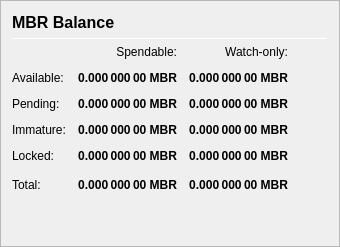
                   <widget class="QFrame" name="frame_Balances">
                    <property name="frameShape">
                     <enum>QFrame::StyledPanel</enum>
                    </property>
                    <property name="frameShadow">
                     <enum>QFrame::Raised</enum>
                    </property>
                    <layout class="QVBoxLayout" name="verticalLayout_4">
                     <item>
                      <layout class="QHBoxLayout" name="horizontalLayout_4">
                       <item>
                        <widget class="QLabel" name="label_5">
                         <property name="minimumSize">
                          <size>
                           <width>0</width>
                           <height>20</height>
                          </size>
                         </property>
                         <property name="font">
                          <font>
                           <pointsize>12</pointsize>
                           <weight>75</weight>
                           <bold>true</bold>
                          </font>
                         </property>
                         <property name="text">
                          <string>MBR Balance</string>
                         </property>
                        </widget>
                       </item>
                       <!-- <item>
                        <widget class="QLabel" name="labelMBRPercent">
                         <property name="text">
                          <string notr="true">0 %</string>
                         </property>
                        </widget>
                       </item> -->
                       <item>
                        <spacer name="horizontalSpacer_3">
                         <property name="orientation">
                          <enum>Qt::Horizontal</enum>
                         </property>
                         <property name="sizeHint" stdset="0">
                          <size>
                           <width>40</width>
                           <height>20</height>
                          </size>
                         </property>
                        </spacer>
                       </item>
                      </layout>
                     </item>
                     <item>
                      <widget class="Line" name="line_Balance">
                       <property name="minimumSize">
                        <size>
                         <width>0</width>
                         <height>1</height>
                        </size>
                       </property>
                       <property name="maximumSize">
                        <size>
                         <width>16777215</width>
                         <height>1</height>
                        </size>
                       </property>
                       <property name="orientation">
                        <enum>Qt::Horizontal</enum>
                       </property>
                      </widget>
                     </item>
                     <item>
                      <layout class="QGridLayout" name="gridLayout">
                       <property name="spacing">
                        <number>12</number>
                       </property>
                       <item row="0" column="1">
                        <widget class="QLabel" name="labelSpendable">
                         <property name="text">
                          <string>Spendable:</string>
                         </property>
                         <property name="alignment">
                          <set>Qt::AlignRight|Qt::AlignTrailing|Qt::AlignVCenter</set>
                         </property>
                        </widget>
                       </item>
                       <item row="0" column="2">
                        <widget class="QLabel" name="labelWatchonly">
                         <property name="text">
                          <string>Watch-only:</string>
                         </property>
                         <property name="alignment">
                          <set>Qt::AlignRight|Qt::AlignTrailing|Qt::AlignVCenter</set>
                         </property>
                        </widget>
                       </item>
                       <item row="1" column="0">
                        <widget class="QLabel" name="labelBalanceText">
                         <property name="text">
                          <string>Available:</string>
                         </property>
                        </widget>
                       </item>
                       <item row="1" column="1">
                        <widget class="QLabel" name="labelBalance">
                         <property name="font">
                          <font>
                           <weight>75</weight>
                           <bold>true</bold>
                          </font>
                         </property>
                         <property name="cursor">
                          <cursorShape>IBeamCursor</cursorShape>
                         </property>
                         <property name="toolTip">
                          <string>Your current spendable balance</string>
                         </property>
                         <property name="text">
                          <string notr="true">0.000 000 00 MBR</string>
                         </property>
                         <property name="alignment">
                          <set>Qt::AlignRight|Qt::AlignTrailing|Qt::AlignVCenter</set>
                         </property>
                         <property name="textInteractionFlags">
                          <set>Qt::LinksAccessibleByMouse|Qt::TextSelectableByKeyboard|Qt::TextSelectableByMouse</set>
                         </property>
                        </widget>
                       </item>
                       <item row="1" column="2">
                        <widget class="QLabel" name="labelWatchAvailable">
                         <property name="font">
                          <font>
                           <weight>75</weight>
                           <bold>true</bold>
                          </font>
                         </property>
                         <property name="cursor">
                          <cursorShape>IBeamCursor</cursorShape>
                         </property>
                         <property name="toolTip">
                          <string>Your current balance in watch-only addresses</string>
                         </property>
                         <property name="text">
                          <string notr="true">0.000 000 00 MBR</string>
                         </property>
                         <property name="alignment">
                          <set>Qt::AlignRight|Qt::AlignTrailing|Qt::AlignVCenter</set>
                         </property>
                         <property name="textInteractionFlags">
                          <set>Qt::LinksAccessibleByMouse|Qt::TextSelectableByKeyboard|Qt::TextSelectableByMouse</set>
                         </property>
                        </widget>
                       </item>
                       <item row="2" column="0">
                        <widget class="QLabel" name="labelPendingText">
                         <property name="text">
                          <string>Pending:</string>
                         </property>
                        </widget>
                       </item>
                       <item row="2" column="1">
                        <widget class="QLabel" name="labelUnconfirmed">
                         <property name="font">
                          <font>
                           <weight>75</weight>
                           <bold>true</bold>
                          </font>
                         </property>
                         <property name="cursor">
                          <cursorShape>IBeamCursor</cursorShape>
                         </property>
                         <property name="toolTip">
                          <string>Total of transactions that have yet to be confirmed, and do not yet count toward the spendable balance</string>
                         </property>
                         <property name="text">
                          <string notr="true">0.000 000 00 MBR</string>
                         </property>
                         <property name="alignment">
                          <set>Qt::AlignRight|Qt::AlignTrailing|Qt::AlignVCenter</set>
                         </property>
                         <property name="textInteractionFlags">
                          <set>Qt::LinksAccessibleByMouse|Qt::TextSelectableByKeyboard|Qt::TextSelectableByMouse</set>
                         </property>
                        </widget>
                       </item>
                       <item row="2" column="2">
                        <widget class="QLabel" name="labelWatchPending">
                         <property name="font">
                          <font>
                           <weight>75</weight>
                           <bold>true</bold>
                          </font>
                         </property>
                         <property name="cursor">
                          <cursorShape>IBeamCursor</cursorShape>
                         </property>
                         <property name="toolTip">
                          <string>Unconfirmed transactions to watch-only addresses</string>
                         </property>
                         <property name="text">
                          <string notr="true">0.000 000 00 MBR</string>
                         </property>
                         <property name="alignment">
                          <set>Qt::AlignRight|Qt::AlignTrailing|Qt::AlignVCenter</set>
                         </property>
                         <property name="textInteractionFlags">
                          <set>Qt::LinksAccessibleByMouse|Qt::TextSelectableByKeyboard|Qt::TextSelectableByMouse</set>
                         </property>
                        </widget>
                       </item>
                       <item row="3" column="0">
                        <widget class="QLabel" name="labelImmatureText">
                         <property name="text">
                          <string>Immature:</string>
                         </property>
                        </widget>
                       </item>
                       <item row="3" column="1">
                        <widget class="QLabel" name="labelImmature">
                         <property name="font">
                          <font>
                           <weight>75</weight>
                           <bold>true</bold>
                          </font>
                         </property>
                         <property name="cursor">
                          <cursorShape>IBeamCursor</cursorShape>
                         </property>
                         <property name="toolTip">
                          <string>Staked or masternode rewards that has not yet matured</string>
                         </property>
                         <property name="text">
                          <string notr="true">0.000 000 00 MBR</string>
                         </property>
                         <property name="alignment">
                          <set>Qt::AlignRight|Qt::AlignTrailing|Qt::AlignVCenter</set>
                         </property>
                         <property name="textInteractionFlags">
                          <set>Qt::LinksAccessibleByMouse|Qt::TextSelectableByKeyboard|Qt::TextSelectableByMouse</set>
                         </property>
                        </widget>
                       </item>
                       <item row="3" column="2">
                        <widget class="QLabel" name="labelWatchImmature">
                         <property name="font">
                          <font>
                           <weight>75</weight>
                           <bold>true</bold>
                          </font>
                         </property>
                         <property name="cursor">
                          <cursorShape>IBeamCursor</cursorShape>
                         </property>
                         <property name="toolTip">
                          <string>Staked or masternode rewards in watch-only addresses that has not yet matured</string>
                         </property>
                         <property name="text">
                          <string notr="true">0.000 000 00 MBR</string>
                         </property>
                         <property name="alignment">
                          <set>Qt::AlignRight|Qt::AlignTrailing|Qt::AlignVCenter</set>
                         </property>
                         <property name="textInteractionFlags">
                          <set>Qt::LinksAccessibleByMouse|Qt::TextSelectableByKeyboard|Qt::TextSelectableByMouse</set>
                         </property>
                        </widget>
                       </item>
                       <item row="4" column="0">
                        <widget class="QLabel" name="labelLockedBalanceText">
                         <property name="toolTip">
                          <string>Locked MBR or Masternode collaterals. These are excluded from zMBR minting.</string>
                         </property>
                         <property name="text">
                          <string>Locked:</string>
                         </property>
                        </widget>
                       </item>
                       <item row="4" column="1">
                        <widget class="QLabel" name="labelLockedBalance">
                         <property name="font">
                          <font>
                           <weight>75</weight>
                           <bold>true</bold>
                          </font>
                         </property>
                         <property name="cursor">
                          <cursorShape>IBeamCursor</cursorShape>
                         </property>
                         <property name="toolTip">
                          <string>Locked MBR or Masternode collaterals. These are excluded from zMBR minting.</string>
                         </property>
                         <property name="text">
                          <string notr="true">0.000 000 00 MBR</string>
                         </property>
                         <property name="alignment">
                          <set>Qt::AlignRight|Qt::AlignTrailing|Qt::AlignVCenter</set>
                         </property>
                         <property name="textInteractionFlags">
                          <set>Qt::LinksAccessibleByMouse|Qt::TextSelectableByKeyboard|Qt::TextSelectableByMouse</set>
                         </property>
                        </widget>
                       </item>
                       <item row="4" column="2">
                        <widget class="QLabel" name="labelWatchLocked">
                         <property name="font">
                          <font>
                           <weight>75</weight>
                           <bold>true</bold>
                          </font>
                         </property>
                         <property name="cursor">
                          <cursorShape>IBeamCursor</cursorShape>
                         </property>
                         <property name="toolTip">
                          <string>Current locked balance in watch-only addresses</string>
                         </property>
                         <property name="text">
                          <string notr="true">0.000 000 00 MBR</string>
                         </property>
                         <property name="alignment">
                          <set>Qt::AlignRight|Qt::AlignTrailing|Qt::AlignVCenter</set>
                         </property>
                         <property name="textInteractionFlags">
                          <set>Qt::LinksAccessibleByMouse|Qt::TextSelectableByKeyboard|Qt::TextSelectableByMouse</set>
                         </property>
                        </widget>
                       </item>
                       <item row="5" column="0">
                        <widget class="QLabel" name="labelTotalText">
                         <property name="text">
                          <string>Total:</string>
                         </property>
                         <property name="toolTip">
                          <string>Your current Moonbridge balance, unconfirmed and immature transactions included</string>
                         </property>
                        </widget>
                       </item>
                       <item row="5" column="1">
                        <widget class="QLabel" name="labelTotal">
                         <property name="font">
                          <font>
                           <weight>75</weight>
                           <bold>true</bold>
                          </font>
                         </property>
                         <property name="cursor">
                          <cursorShape>IBeamCursor</cursorShape>
                         </property>
                         <property name="toolTip">
                          <string>Your current Moonbridge balance, unconfirmed and immature transactions included</string>
                         </property>
                         <property name="text">
                          <string notr="true">0.000 000 00 MBR</string>
                         </property>
                         <property name="alignment">
                          <set>Qt::AlignRight|Qt::AlignTrailing|Qt::AlignVCenter</set>
                         </property>
                         <property name="textInteractionFlags">
                          <set>Qt::LinksAccessibleByMouse|Qt::TextSelectableByKeyboard|Qt::TextSelectableByMouse</set>
                         </property>
                        </widget>
                       </item>
                       <item row="5" column="2">
                        <widget class="QLabel" name="labelWatchTotal">
                         <property name="font">
                          <font>
                           <weight>75</weight>
                           <bold>true</bold>
                          </font>
                         </property>
                         <property name="cursor">
                          <cursorShape>IBeamCursor</cursorShape>
                         </property>
                         <property name="toolTip">
                          <string>Current total balance in watch-only addresses</string>
                         </property>
                         <property name="text">
                          <string notr="true">0.000 000 00 MBR</string>
                         </property>
                         <property name="alignment">
                          <set>Qt::AlignRight|Qt::AlignTrailing|Qt::AlignVCenter</set>
                         </property>
                         <property name="textInteractionFlags">
                          <set>Qt::LinksAccessibleByMouse|Qt::TextSelectableByKeyboard|Qt::TextSelectableByMouse</set>
                         </property>
                        </widget>
                       </item>
                       <item row="5" column="3">
                        <spacer name="horizontalSpacer_9">
                         <property name="orientation">
                          <enum>Qt::Horizontal</enum>
                         </property>
                         <property name="sizeHint" stdset="0">
                          <size>
                           <width>40</width>
                           <height>20</height>
                          </size>
                         </property>
                        </spacer>
                       </item>
                      </layout>
                     </item>
                     <item>
                      <spacer name="verticalSpacer_3">
                       <property name="orientation">
                        <enum>Qt::Vertical</enum>
                       </property>
                       <property name="sizeHint" stdset="0">
                        <size>
                         <width>20</width>
                         <height>40</height>
                        </size>
                       </property>
                      </spacer>
                     </item>
                    </layout>
                   </widget>
